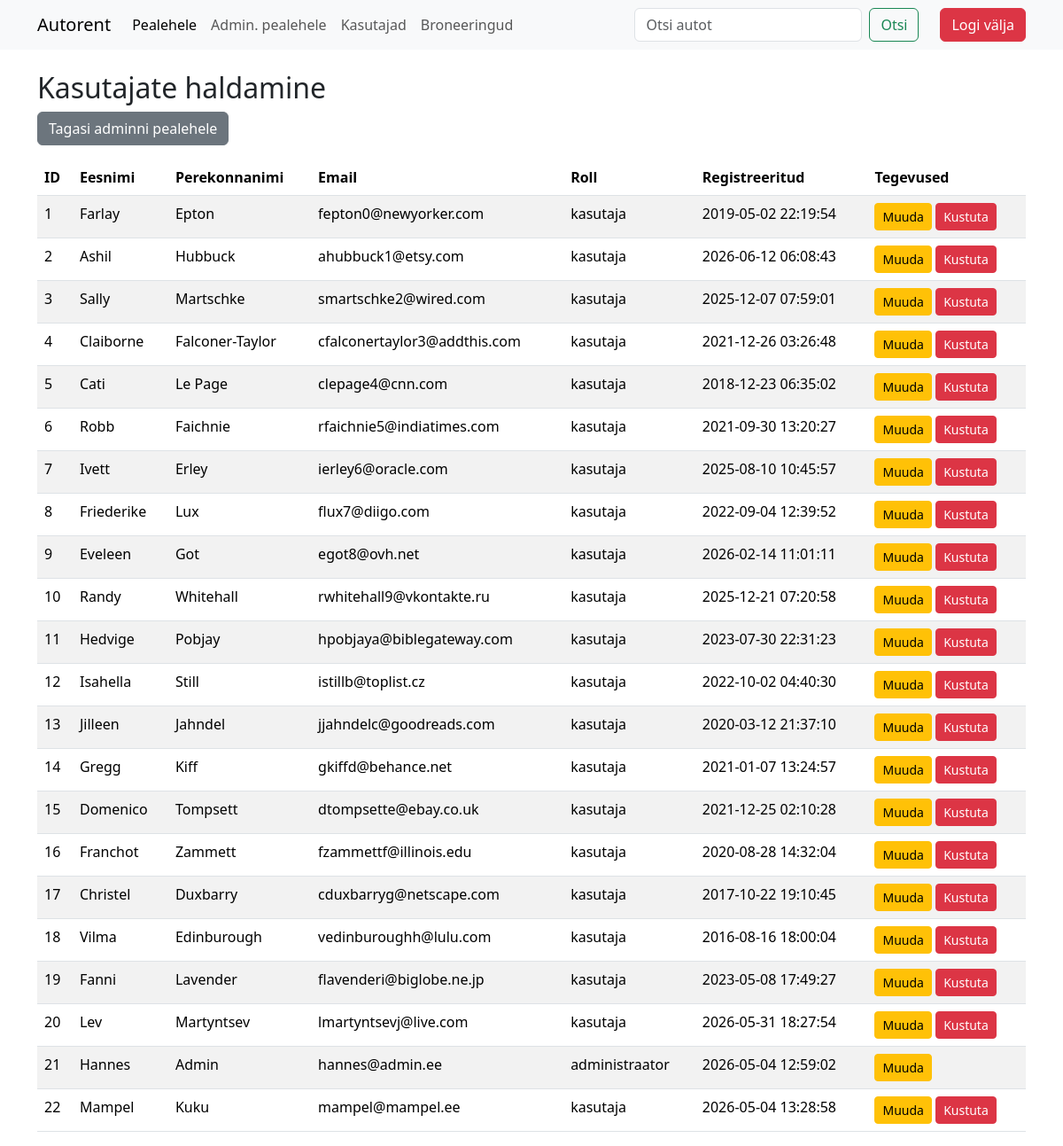
/admin/users.php (signed in), run on the app's committed database.
### tables this page shows
CREATE TABLE `users` (
  `id` int(11) NOT NULL,
  `role` enum('administraator','kasutaja','lugeja') NOT NULL DEFAULT 'kasutaja',
  `first_name` varchar(50) NOT NULL,
  `last_name` varchar(50) NOT NULL,
  `email` varchar(100) NOT NULL,
  `phone` varchar(20) DEFAULT NULL,
  `password_hash` varchar(255) NOT NULL,
  `created_at` timestamp NULL DEFAULT current_timestamp()
);

### admin/users.php (the view, shortened to what this page needs)
<?php include('../config.php'); ?>
<?php include('../header.php'); ?>
<div class="container">
    <h2>Kasutajate haldamine</h2>
    <a href="index.php" class="btn btn-secondary mb-3">Tagasi adminni pealehele</a>
    <?php
    $users_paring = "SELECT * FROM users ORDER BY id ASC";
    $users_result = mysqli_query($yhendus, $users_paring);
    ?>
    <div class="table-responsive">
        <table class="table table-striped">
            <thead>
                <tr>
                    <th>ID</th>
                    <th>Eesnimi</th>
                    <th>Perekonnanimi</th>
                    <th>Email</th>
                    <th>Roll</th>
                    <th>Registreeritud</th>
                    <th>Tegevused</th>
                </tr>
            </thead>
            <tbody>
                <?php while ($user = mysqli_fetch_assoc($users_result)): ?>
                <tr>
                    <td><?php echo $user['id']; ?></td>
                    <td><?php echo htmlspecialchars($user['first_name']); ?></td>
                    <td><?php echo htmlspecialchars($user['last_name']); ?></td>
                    <td><?php echo htmlspecialchars($user['email']); ?></td>
                    <td><?php echo htmlspecialchars($user['role']); ?></td>
                    <td><?php echo $user['created_at']; ?></td>
                    <td>
                        <button class="btn btn-sm btn-warning" onclick="editUser(<?php echo $user['id']; ?>, '<?php echo htmlspecialchars($user['first_name']); ?>', '<?php echo htmlspecialchars($user['last_name']); ?>', '<?php echo htmlspecialchars($user['email']); ?>', '<?php echo htmlspecialchars($user['role']); ?>')">
                            Muuda
                        </button>
                        <?php if ($user['id'] !== $_SESSION['user_id']): ?>
                        <a href="?delete=<?php echo $user['id']; ?>" class="btn btn-sm btn-danger" onclick="return confirm('Kas oled kindel, et soovid kustutada kasutaja <?php echo htmlspecialchars($user['first_name'] . ' ' . $user['last_name']); ?>?')">
                            Kustuta
                        </a>
                        <?php endif; ?>
                    </td>
                </tr>
                <?php endwhile; ?>
            </tbody>
        </table>
    </div>
</div>
</body>
</html>

### data on the page
users: id "1", first_name "Farlay", last_name "Epton", email "fepton0@newyorker.com", role "kasutaja", created_at "2019-05-02 22:19:54"
users: id "2", first_name "Ashil", last_name "Hubbuck", email "ahubbuck1@etsy.com", role "kasutaja", created_at "2026-06-12 06:08:43"
users: id "3", first_name "Sally", last_name "Martschke", email "smartschke2@wired.com", role "kasutaja", created_at "2025-12-07 07:59:01"
users: id "4", first_name "Claiborne", last_name "Falconer-Taylor", email "cfalconertaylor3@addthis.com", role "kasutaja", created_at "2021-12-26 03:26:48"
users: id "5", first_name "Cati", last_name "Le Page", email "clepage4@cnn.com", role "kasutaja", created_at "2018-12-23 06:35:02"
users: id "6", first_name "Robb", last_name "Faichnie", email "rfaichnie5@indiatimes.com", role "kasutaja", created_at "2021-09-30 13:20:27"
users: id "7", first_name "Ivett", last_name "Erley", email "ierley6@oracle.com", role "kasutaja", created_at "2025-08-10 10:45:57"
users: id "8", first_name "Friederike", last_name "Lux", email "flux7@diigo.com", role "kasutaja", created_at "2022-09-04 12:39:52"
users: id "9", first_name "Eveleen", last_name "Got", email "egot8@ovh.net", role "kasutaja", created_at "2026-02-14 11:01:11"
users: id "10", first_name "Randy", last_name "Whitehall", email "rwhitehall9@vkontakte.ru", role "kasutaja", created_at "2025-12-21 07:20:58"
users: id "11", first_name "Hedvige", last_name "Pobjay", email "hpobjaya@biblegateway.com", role "kasutaja", created_at "2023-07-30 22:31:23"
users: id "12", first_name "Isahella", last_name "Still", email "istillb@toplist.cz", role "kasutaja", created_at "2022-10-02 04:40:30"
users: id "13", first_name "Jilleen", last_name "Jahndel", email "jjahndelc@goodreads.com", role "kasutaja", created_at "2020-03-12 21:37:10"
users: id "14", first_name "Gregg", last_name "Kiff", email "gkiffd@behance.net", role "kasutaja", created_at "2021-01-07 13:24:57"
users: id "15", first_name "Domenico", last_name "Tompsett", email "dtompsette@ebay.co.uk", role "kasutaja", created_at "2021-12-25 02:10:28"
users: id "16", first_name "Franchot", last_name "Zammett", email "fzammettf@illinois.edu", role "kasutaja", created_at "2020-08-28 14:32:04"
users: id "17", first_name "Christel", last_name "Duxbarry", email "cduxbarryg@netscape.com", role "kasutaja", created_at "2017-10-22 19:10:45"
users: id "18", first_name "Vilma", last_name "Edinburough", email "vedinburoughh@lulu.com", role "kasutaja", created_at "2016-08-16 18:00:04"
users: id "19", first_name "Fanni", last_name "Lavender", email "flavenderi@biglobe.ne.jp", role "kasutaja", created_at "2023-05-08 17:49:27"
users: id "20", first_name "Lev", last_name "Martyntsev", email "lmartyntsevj@live.com", role "kasutaja", created_at "2026-05-31 18:27:54"
users: id "21", first_name "Hannes", last_name "Admin", email "hannes@admin.ee", role "administraator", created_at "2026-05-04 12:59:02"
users: id "22", first_name "Mampel", last_name "Kuku", email "mampel@mampel.ee", role "kasutaja", created_at "2026-05-04 13:28:58"

### other printed values
$reservationsLabel "Broneeringud"
